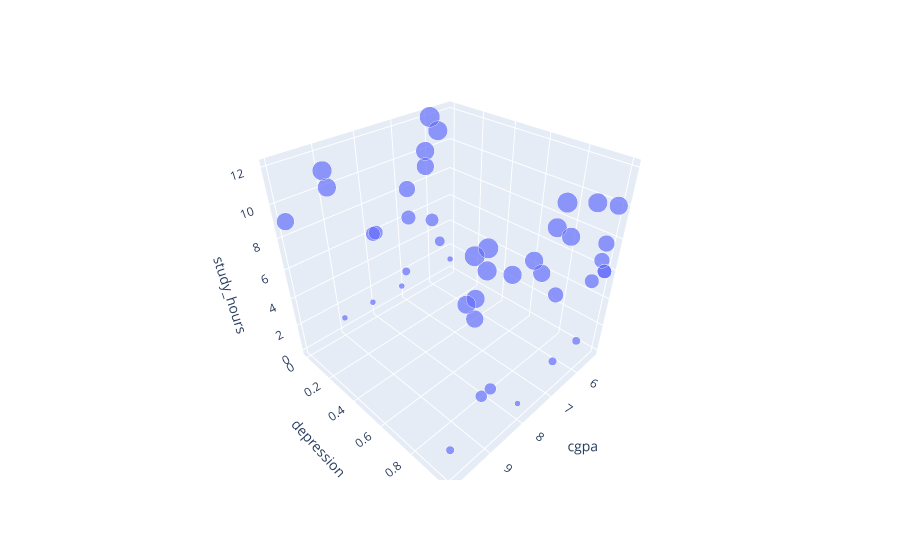

Write notebook code for a chart like this one.
### Markdown cell above
Observations:
1. All the dots are smashed onto a single flat "floor".
2. The points look crowded and close together.
3. This means the model can easily find neighbors.

### Code cell
## Visualize 3 Features with sample size
col_cod_X = 'cgpa'
col_cod_y = col_y
col_cod_z = 'study_hours'

fig = px.scatter_3d(df_cod_sample, 
                    x=col_cod_X, 
                    y=col_cod_y, 
                    z=col_cod_z,
                    size=col_cod_z)
fig.show()

### Figure 1 — Plotly figure (JSON) as saved in the notebook; plotly's stock layout.template omitted (floating-point values rounded to 4 significant figures)
{"data": [{"hovertemplate": "cgpa=%{x}<br>depression=%{y}<br>study_hours=%{marker.size}<extra></extra>", "legendgroup": "", "marker": {"color": "#636efa", "size": [12.0, 7.0, 2.0, 6.0, 8.0, 6.0, 9.0, 6.0, 2.0, 10.0, 11.0, 6.0, 6.0, 11.0, 8.0, 0.0, 1.0, 6.0, 11.0, 9.0, 1.0, 2.0, 10.0, 4.0, 10.0, 10.0, 10.0, 12.0, 4.0, 1.0, 11.0, 9.0, 2.0, 1.0, 12.0, 0.0, 5.0, 0.0, 0.0, 1.0, 12.0, 10.0, 0.0, 7.0, 9.0, 0.0, 10.0, 3.0, 11.0, 10.0], "sizemode": "area", "sizeref": 0.03, "symbol": "circle"}, "mode": "markers", "name": "", "scene": "scene", "showlegend": false, "type": "scatter3d", "x": [9.21, 5.61, 6.95, 5.38, 5.57, 7.88, 6.17, 7.8, 9.96, 9.44, 7.48, 6.78, 5.87, 8.95, 6.78, 9.41, 8.95, 5.39, 5.74, 9.44, 5.32, 6.92, 8.9, 8.95, 6.16, 8.04, 6.99, 7.28, 9.19, 8.04, 6.25, 9.93, 6.04, 8.09, 5.99, 6.16, 5.99, 7.8, 7.88, 7.13, 9.49, 5.38, 7.53, 7.21, 7.77, 6.78, 8.59, 5.72, 9.21, 9.63], "y": [1, 1, 0, 1, 1, 0, 0, 0, 1, 1, 1, 0, 1, 0, 0, 0, 0, 1, 0, 1, 0, 1, 0, 1, 0, 1, 1, 1, 1, 1, 1, 0, 1, 0, 0, 0, 0, 0, 0, 0, 1, 1, 0, 1, 1, 1, 1, 0, 1, 1], "z": [12.0, 7.0, 2.0, 6.0, 8.0, 6.0, 9.0, 6.0, 2.0, 10.0, 11.0, 6.0, 6.0, 11.0, 8.0, 0.0, 1.0, 6.0, 11.0, 9.0, 1.0, 2.0, 10.0, 4.0, 10.0, 10.0, 10.0, 12.0, 4.0, 1.0, 11.0, 9.0, 2.0, 1.0, 12.0, 0.0, 5.0, 0.0, 0.0, 1.0, 12.0, 10.0, 0.0, 7.0, 9.0, 0.0, 10.0, 3.0, 11.0, 10.0]}], "layout": {"legend": {"itemsizing": "constant", "tracegroupgap": 0}, "margin": {"t": 60}, "scene": {"domain": {"x": [0, 1], "y": [0, 1]}, "xaxis": {"title": {"text": "cgpa"}}, "yaxis": {"title": {"text": "depression"}}, "zaxis": {"title": {"text": "study_hours"}}}}}
